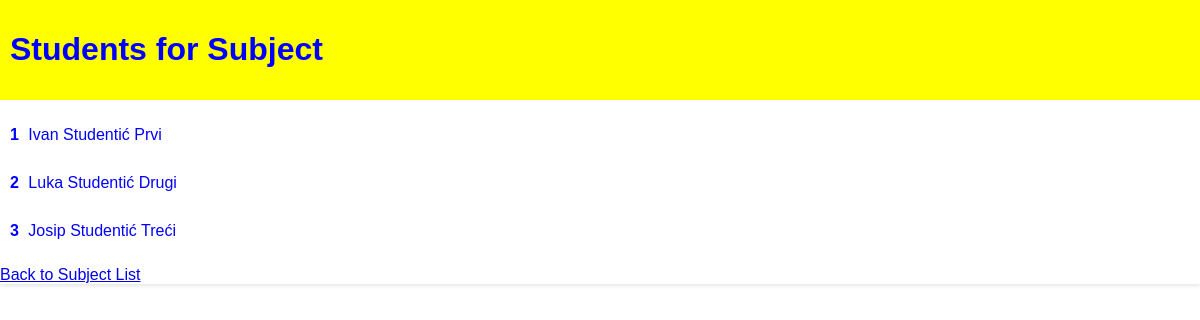
Screenshot of /enrolled_students/3/ with the database file from the repository.
### app1/models.py (models this page shows, shortened)
class Enrollment(models.Model):
    STATUS_CHOICES = (
        ('not_enrolled', 'Not enrolled'),
        ('enrolled', 'Enrolled'),
        ('passed', 'Passed'),
        ('failed', 'Failed'),
    )
    student = models.ForeignKey(User, on_delete=models.CASCADE)
    subject = models.ForeignKey(Predmeti, on_delete=models.CASCADE)
    status = models.CharField(max_length=50, choices=STATUS_CHOICES, default='not_enrolled')
    from django.core.exceptions import ValidationError

class User(AbstractUser):
    objects = UserManager()
    STATUS = (
        ('none', 'None'),
        ('izv', 'izvanredni student'),
        ('red', 'redovni student')
    )
    role = models.ForeignKey(Role, on_delete=models.CASCADE)
    status = models.CharField(max_length=50, choices=STATUS)

### app1/views.py (the view)
# urls.py: path('enrolled_students/<int:subject_id>/', enrolled_students, name='enrolled_students'),
def enrolled_students(request, subject_id):
    subject = get_object_or_404(Predmeti, id=subject_id)
    enrolled_students = Enrollment.objects.filter(subject_id=subject_id, status='enrolled')
    return render(request, 'enrolled_students.html', {'subject': subject, 'enrolled_students': enrolled_students})

### app1/templates/enrolled_students.html (shortened to what this page needs)
<!DOCTYPE html>
<html>
<head>
</head>
<body>
    <div class="container">
        <div class="header">
            <h1>Students for Subject</h1>
        </div>
        <ul>
            {% for enrollment in enrolled_students %}
                <li>
                    <span class="student-number">{{ forloop.counter }}</span>
                    {{ enrollment.student.first_name }} {{ enrollment.student.last_name }}
                </li>
            {% empty %}
                <li>No students currently enrolled.</li>
            {% endfor %}
        </ul>
        <a href="{% url 'list_subjects' %}">Back to Subject List</a>
    </div>
</body>
</html>

### app1/templates/enrolled_students.html (style rules this page uses)
body { font-family: Arial, sans-serif; background-color: white; color: blue; margin: 0; padding: 0; }
.container { width: 100%; box-shadow: 0 2px 4px rgba(0, 0, 0, 0.1); }
.header { background-color: yellow; padding: 10px; text-align: center; }
h1 { text-align: left; max-width: max-content; }
ul { list-style: none; padding: 0; }
li { margin: 10px 0; padding: 10px; color: blue; border-radius: 5px; text-align: left; text-overflow: ellipsis; white-space: nowrap; max-width: max-content; }
.student-number { margin-right: 5px; font-weight: bold; }

### rows the page displays
Enrollment: student.first_name "Ivan", student.last_name "Studentić Prvi"
Enrollment: student.first_name "Luka", student.last_name "Studentić Drugi"
Enrollment: student.first_name "Josip", student.last_name "Studentić Treći"
